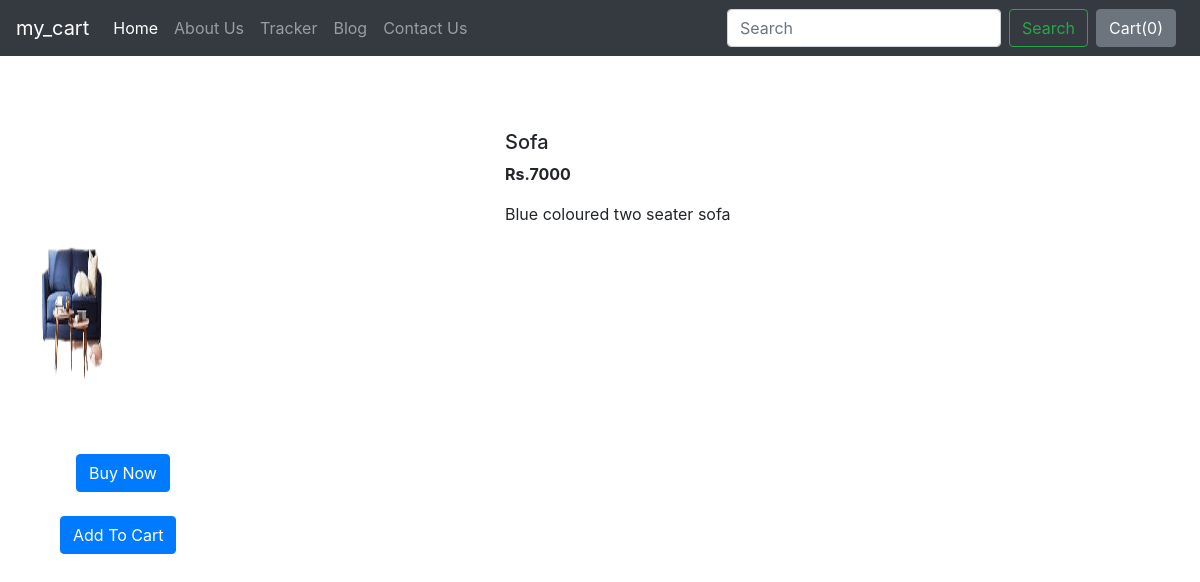
Screenshot of /shop/products/2 with the database file from the repository.
### shop/models.py (models this page shows, shortened)
class Product(models.Model):
    product_id = models.AutoField
    product_name = models.CharField(max_length=30)
    category = models.CharField(max_length=50 , default="")
    subcategory = models.CharField(max_length=50 , default="")
    price = models.IntegerField(default=0)
    description = models.CharField(max_length=800)
    pub_date = models.DateField()
    image = models.ImageField(upload_to="shop/images" , default="")

### shop/views.py (the view)
# urls.py: path('products/<int:myid>', views.productView, name='ProductView'),
def productView(request,myid):
    product = Product.objects.filter(id=myid)
    return render(request, 'shop/productView.html', {'product': product[0]})

### shop/templates/shop/productView.html (shortened to what this page needs)
{% extends "shop/basic.html" %}
{%block body %}
    <div class="container my-4">
      <div class="row">
        <div class="col-md-4">
            <div class="row">
                <img src="/media/{{product.image}}" height="350px" width="80px">
            </div>
            <div class="col-md-8">
                <button class="btn btn-primary mx-3 my-4">Buy Now</button>
                <button class="btn btn-primary">Add To Cart</button>
            </div>
        </div>
        <div class="col desc">
            <h5>{{product.product_name}}</h5>
            <p><b>Rs.{{product.price}}</b></p>
            <p>{{product.description}}</p>
        </div>
      </div>
    </div>
{% endblock %}

### rows the page displays
Product: image (picture), product_name "Sofa", price "7000", description "Blue coloured two seater sofa"
